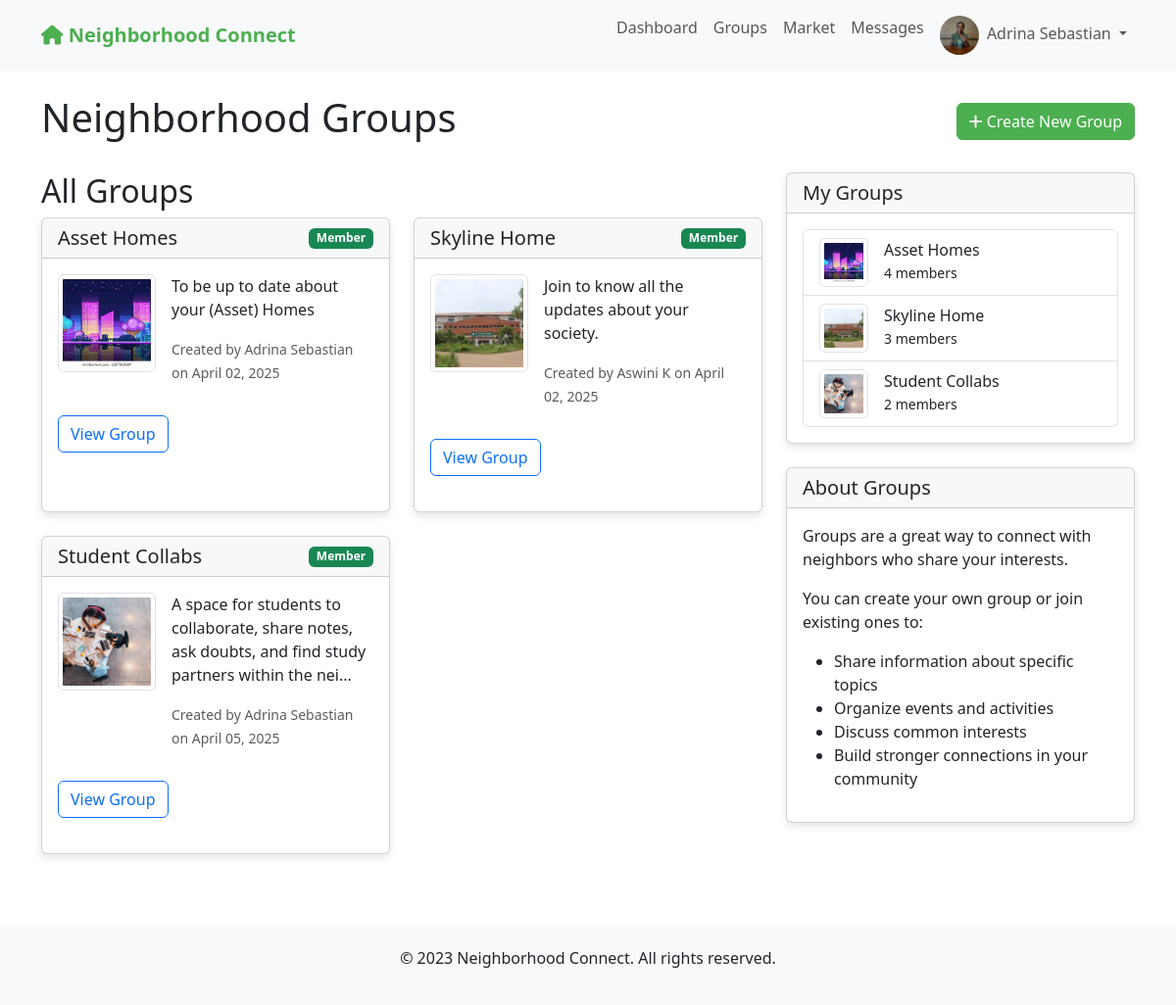
The app's page /groups (signed in) with its own data.
### app.py (models this page shows)
class User(UserMixin, db.Model):
    id = db.Column(db.Integer, primary_key=True)
    email = db.Column(db.String(100), unique=True, nullable=False)
    password = db.Column(db.String(200), nullable=False)
    name = db.Column(db.String(100), nullable=False)
    address = db.Column(db.String(200), nullable=False)
    neighborhood_id = db.Column(db.Integer, db.ForeignKey('neighborhood.id'), nullable=False)
    profile_pic = db.Column(db.String(200), default='default.jpg')
    created_at = db.Column(db.DateTime, default=datetime.utcnow)
    is_admin = db.Column(db.Boolean, default=False)
    posts = db.relationship('Post', backref='author', lazy=True)
    comments = db.relationship('Comment', backref='author', lazy=True)
    incidents = db.relationship('Incident', backref='reporter', lazy=True)
    group_memberships = db.relationship('GroupMember', backref='user', lazy=True)

class Group(db.Model):
    id = db.Column(db.Integer, primary_key=True)
    name = db.Column(db.String(100), nullable=False)
    description = db.Column(db.Text, nullable=False)
    image = db.Column(db.String(200), default='group_default.jpg')
    created_at = db.Column(db.DateTime, default=datetime.utcnow)
    creator_id = db.Column(db.Integer, db.ForeignKey('user.id'), nullable=False)
    neighborhood_id = db.Column(db.Integer, db.ForeignKey('neighborhood.id'), nullable=False)
    is_private = db.Column(db.Boolean, default=False)
    creator = db.relationship('User', backref='created_groups')
    members = db.relationship('GroupMember', backref='group', lazy=True, cascade="all, delete-orphan")
    posts = db.relationship('Post', backref='group', lazy=True)

### app.py (the view)
@app.route('/groups')
@login_required
def groups():
    neighborhood_groups = Group.query.filter_by(neighborhood_id=current_user.neighborhood_id).all()
    user_groups = [membership.group for membership in current_user.group_memberships]
    return render_template('groups.html', neighborhood_groups=neighborhood_groups, user_groups=user_groups)

### app.py (called while the page is built)
@login_manager.user_loader
def load_user(user_id):
    return User.query.get(int(user_id))

@app.before_request
def before_request():
    if current_user.is_authenticated:
        g.unread_count = Message.query.filter_by(
            receiver_id=current_user.id,
            is_read=False
        ).count()

@app.context_processor
def inject_unread_count():
    if current_user.is_authenticated:
        return {'unread_message_count': getattr(g, 'unread_count', 0)}
    return {}

### templates/groups.html (shortened to what this page needs)
{% extends "base.html" %}
{% block content %}
<div class="d-flex justify-content-between align-items-center mb-4">
    <h1>Neighborhood Groups</h1>
    <a href="{{ url_for('new_group') }}" class="btn btn-primary">
        <i class="fas fa-plus"></i> Create New Group
    </a>
</div>
<div class="row">
    <div class="col-md-8">
        <h2>All Groups</h2>
        {% if neighborhood_groups %}
            <div class="row">
                {% for group in neighborhood_groups %}
                    <div class="col-md-6 mb-4">
                        <div class="card h-100">
                            <div class="card-header d-flex justify-content-between align-items-center">
                                <h5 class="mb-0">{{ group.name }}</h5>
                                {% if group in user_groups %}
                                    <span class="badge bg-success">Member</span>
                                {% endif %}
                            </div>
                            <div class="card-body">
                                <div class="d-flex mb-3">
                                    <img src="{{ url_for('static', filename='uploads/' + group.image) }}" alt="{{ group.name }}" class="img-thumbnail me-3" style="width: 100px; height: 100px; object-fit: cover;">
                                    <div>
                                        <p>{{ group.description[:100] }}{% if group.description|length > 100 %}...{% endif %}</p>
                                        <p class="text-muted">
                                            <small>Created by {{ group.creator.name }} on {{ group.created_at.strftime('%B %d, %Y') }}</small>
                                        </p>
                                    </div>
                                </div>
                                <a href="{{ url_for('view_group', group_id=group.id) }}" class="btn btn-outline-primary">View Group</a>
                            </div>
                        </div>
                    </div>
                {% endfor %}
            </div>
        {% else %}
            <div class="alert alert-info">
                No groups have been created in your neighborhood yet. Be the first to create one!
            </div>
        {% endif %}
    </div>
    <div class="col-md-4">
        <div class="card mb-4">
            <div class="card-header">
                <h5 class="mb-0">My Groups</h5>
            </div>
            <div class="card-body">
                {% if user_groups %}
                    <div class="list-group">
                        {% for group in user_groups %}
                            <a href="{{ url_for('view_group', group_id=group.id) }}" class="list-group-item list-group-item-action">
                                <div class="d-flex align-items-center">
                                    <img src="{{ url_for('static', filename='uploads/' + group.image) }}" alt="{{ group.name }}" class="img-thumbnail me-3" style="width: 50px; height: 50px; object-fit: cover;">
                                    <div>
                                        <h6 class="mb-0">{{ group.name }}</h6>
                                        <small>{{ group.members|length }} members</small>
                                    </div>
                                </div>
                            </a>
                        {% endfor %}
                    </div>
                {% else %}
                    <p>You haven't joined any groups yet.</p>
                    <p>Join a group to connect with neighbors who share your interests!</p>
                {% endif %}
            </div>
        </div>
        <div class="card">
            <div class="card-header">
                <h5 class="mb-0">About Groups</h5>
            </div>
            <div class="card-body">
                <p>Groups are a great way to connect with neighbors who share your interests.</p>
                <p>You can create your own group or join existing ones to:</p>
                <ul>
                    <li>Share information about specific topics</li>
                    <li>Organize events and activities</li>
                    <li>Discuss common interests</li>
                    <li>Build stronger connections in your community</li>
                </ul>
            </div>
        </div>
    </div>
</div>
{% endblock %}

### templates/base.html (shortened to what this page needs)
<!DOCTYPE html>
<html lang="en">
<head>
    <link rel="stylesheet" href="https://cdn.jsdelivr.net/npm/bootstrap@5.3.0/dist/css/bootstrap.min.css">
    <link rel="stylesheet" href="https://cdnjs.cloudflare.com/ajax/libs/font-awesome/6.0.0-beta3/css/all.min.css">
</head>
<body>
    <nav class="navbar navbar-expand-lg navbar-light bg-light">
        <div class="container">
            <a class="navbar-brand" href="{{ url_for('index') }}">
                <i class="fas fa-home"></i> Neighborhood Connect
            </a>
            <div class="collapse navbar-collapse" id="navbarNav">
                <ul class="navbar-nav ms-auto">
                    {% if current_user.is_authenticated %}
                        <li class="nav-item">
                            <a class="nav-link" href="{{ url_for('dashboard') }}">Dashboard</a>
                        </li>
                        <li class="nav-item">
                            <a class="nav-link" href="{{ url_for('groups') }}">Groups</a>
                        </li>
                        <li class="nav-item">
                            <a class="nav-link" href="{{ url_for('market') }}">Market</a>
                        </li>
                        <li class="nav-item">
                            <a class="nav-link" href="{{ url_for('messages') }}">
                                Messages
                            </a>
                        </li>
                        <li class="nav-item dropdown">
                            <a class="nav-link dropdown-toggle" href="#" id="navbarDropdown" role="button" data-bs-toggle="dropdown" aria-expanded="false">
                                <img src="{{ url_for('static', filename='uploads/' + current_user.profile_pic) }}" alt="Profile" class="profile-img me-1">
                                {{ current_user.name }}
                            </a>
                        </li>
                    {% endif %}
                </ul>
            </div>
        </div>
    </nav>
    <div class="container mt-4">
        {% block content %}{% endblock %}
    </div>
    <footer class="footer">
        <div class="container">
            <p>&copy; 2023 Neighborhood Connect. All rights reserved.</p>
        </div>
    </footer>
</body>
</html>

### templates/base.html (style rules this page uses)
.navbar-brand { font-weight: bold; color: #4CAF50 !important; }
.btn-primary { background-color: #4CAF50; border-color: #4CAF50; }
.card { margin-bottom: 20px; box-shadow: 0 4px 8px rgba(0,0,0,0.1); }
.profile-img { width: 40px; height: 40px; border-radius: 50%; object-fit: cover; }
.footer { margin-top: 50px; padding: 20px 0; background-color: #f8f9fa; text-align: center; }

### records on screen
User: profile_pic (picture), name "Adrina Sebastian"
Group: name "Asset Homes", image (picture), description "To be up to date about your (Asset) Homes", creator.name "Adrina Sebastian", created_at "April 02, 2025", members|length "4"
Group: name "Skyline Home", image (picture), description "Join to know all the updates about your society.", creator.name "Aswini K", created_at "April 02, 2025", members|length "3"
Group: name "Student Collabs", image (picture), description "A space for students to collaborate, share notes, ask doubts, and find study partners within the nei", creator.name "Adrina Sebastian", created_at "April 05, 2025", members|length "2"
